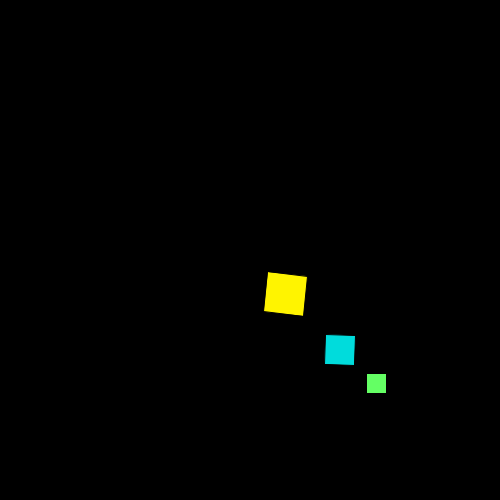
Frame 1 (no input)
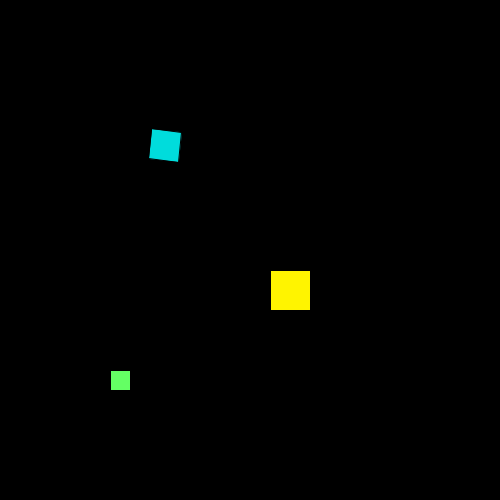
Frame 60 (the mouse pressed at the canvas centre just before this capture)
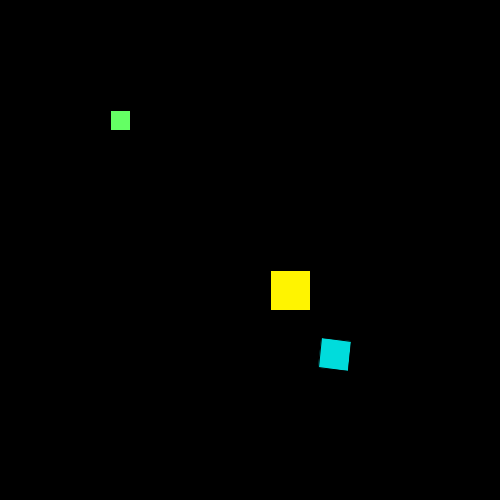
Frame 120 (the mouse held since frame 60 and released just before this capture)

The Processing sketch that drew these frames (run headless with seeded random() and noise(); from frame 60 on, the mouse is pressed at the canvas centre):

// Processing sketch: rotation
// ── rotation.pde
int i;
float slowdown;

void setup(){
  size(500,500);
  background(0);
  slowdown = 0.2;
}

void draw(){
  background(0);
  
  translate(width/2,height/2);
  
  fill(255,244,0);
  rotate(slowdown*PI*(1+i)/6);
  rect(20,20,40,40);
  rotate(-slowdown*PI*(1+i)/6);
  
  fill(0,220,220);
  rotate(slowdown*PI*(1-i)/12);
  rect(80,80,30,30);
  rotate(-slowdown*PI*(1-i)/12);
  
  fill(100,255,100);
  rotate(slowdown*PI*(1+i)/24);
  rect(120,120,20,20);
  rotate(-slowdown*PI*(1+i)/24);
  
  i++;
 
  
}

void keyPressed(){
  if(keyCode == UP){
    slowdown+=0.25;
  }else if(keyCode == DOWN){
     slowdown -=0.25; 
  }
}
